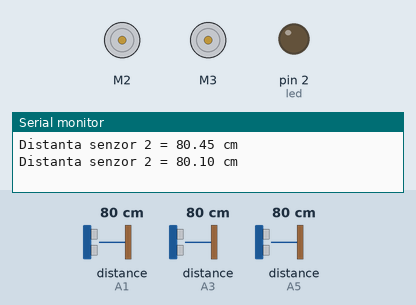
Simulated run of this sketch. Board: Arduino Uno, built with avr-gcc and run on an emulated ATmega328P. Parts: 2 × DC motor (green arrow = forward, orange = backward, longer = faster), output pins drawn as LEDs (lit = HIGH), the last lines printed to the serial monitor. Wiring (inferred from the names in the program): ultrasonic range finder: trigger A2; echo A3. The inputs (shaded band) are chosen by the test bench; at power-on: distance to the obstacle (sensors on A3, A1, A5) 80 cm. The echo pulse lasts 58.3 µs per cm; pins used as bus, display or sensor lines are not drawn.

Above: at 1.8 s.
1.9 s: distance to the obstacle (sensor on A3) set to 14 cm
4.2 s: distance to the obstacle (sensor on A3) set to 11 cm
At 6.6 s:
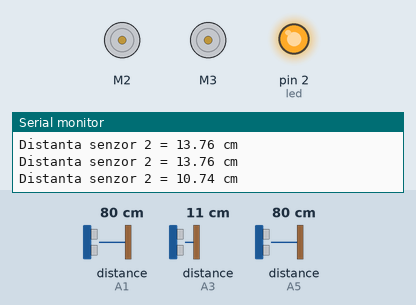
At 10.9 s:
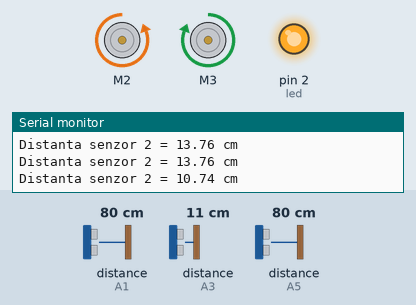
15.6 s: distance to the obstacle (sensor on A3) set to 7 cm
At 17.3 s:
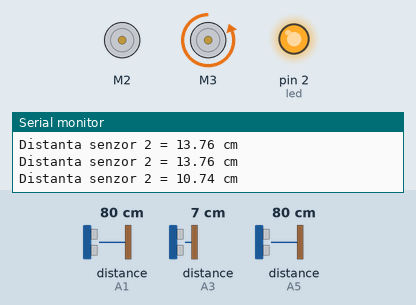
19.0 s: distance to the obstacle (sensor on A3) set to 9 cm
Timing chart, 0 to 22.0 s (numbered marks = the images above; inputs shaded):
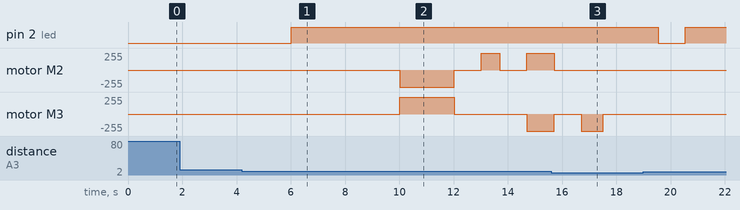

Measured:
- the behaviour switches between 13 and 12 cm on distance to the obstacle (sensor on A3) (found by bisection; images 0 and 1)
- the behaviour switches between 9 and 8 cm on distance to the obstacle (sensor on A3) (found by bisection; images 2 and 3)
- after the input at 4.2 s, pin 2 (led): LOW → HIGH after 1.8 s; motor M2: stopped → backward 255/255 after 5.8 s, → stopped 2.0 s later, → forward 255/255 1.0 s later, → stopped 0.68 s later, … (5 changes in this stretch); motor M3: stopped → forward 255/255 after 5.8 s, → stopped 2.0 s later, → backward 255/255 2.7 s later

The sketch:

Self_Parking_Arduino_Car.ino
```cpp
//Libraria folosita pentru Shield-ul Motor
#include<AFMotor.h>

//Declaram cele doua motoare (Folosim 2 si 3)
AF_DCMotor motor2(2);
AF_DCMotor motor3(3);


const int TRIGGER_PIN = A0;
const int ECHO_PIN = A1;

const int TRIGGER_PIN2 = A2;
const int ECHO_PIN2 = A3;

const int TRIGGER_PIN3 = A4;
const int ECHO_PIN3 = A5;

int led = 2;


void setup() {
  motor2.setSpeed(255);
  motor3.setSpeed(255);

  Serial.begin(9600);
  pinMode (TRIGGER_PIN, OUTPUT);
  pinMode (ECHO_PIN, INPUT);
  pinMode (TRIGGER_PIN2, OUTPUT);
  pinMode (ECHO_PIN2, INPUT);
  pinMode (TRIGGER_PIN3, OUTPUT);
  pinMode (ECHO_PIN3, INPUT);

  pinMode(led, OUTPUT); // Declare the LED as an output

}

void loop() {
  unsigned long duration,duration2,duration3;
  float distance,distance2,distance3;
//
//  //Ultrasonic 1 ( In fata)
//  digitalWrite(TRIGGER_PIN, HIGH);
//  delayMicroseconds(1000);
//  digitalWrite(TRIGGER_PIN, LOW);
//  duration = pulseIn (ECHO_PIN, HIGH);
//  distance = (duration / 2.0) / 29.0;
//  Serial.print("Distanta senzor 1 = ");
//  Serial.print(distance);
//  Serial.println(" cm");
//  delay(1000);

  //Ultrasonic 2 (In lateral)
  digitalWrite(TRIGGER_PIN2, HIGH);
  delayMicroseconds(1000);
  digitalWrite(TRIGGER_PIN2, LOW);
  duration2 = pulseIn (ECHO_PIN2, HIGH);
  distance2 = (duration2 / 2.0) / 29.0;
  Serial.print("Distanta senzor 2 = ");
  Serial.print(distance2);
  Serial.println(" cm");
  delay(1000);

//  //Ultrasonic 3 (In spate)
//  digitalWrite(TRIGGER_PIN3, HIGH);
//  delayMicroseconds(1000);
//  digitalWrite(TRIGGER_PIN3, LOW);
//  duration3 = pulseIn (ECHO_PIN3, HIGH);
//  distance3 = (duration3 / 2.0) / 29.0;
//  Serial.print("Distanta senzor 3 = ");
//  Serial.print(distance3);
//  Serial.println(" cm");
//  delay(1000);

  if(distance2 < 12 && distance2 > 8){
      digitalWrite(led, HIGH); // Turn the LED on

      delay(4000);

         //MERGI INAINTE
        motor2.run(BACKWARD);
        motor3.run(FORWARD);
        delay(2000);
        motor2.run(RELEASE);
        motor3.run(RELEASE);
        delay(1000);

        //parcheaza
   //manevra1
  motor2.run(FORWARD);
  delay(680);
  motor2.run(RELEASE);
  delay(1000);

   //manevra2 -> mergi inapoi
  motor2.run(FORWARD);
  motor3.run(BACKWARD);
  delay(1000);
  motor2.run(RELEASE);
  motor3.run(RELEASE);
  delay(1000);

  // manevra3
  motor3.run(BACKWARD);
  delay(820);
  motor3.run(RELEASE);
  motor2.run(RELEASE);
  delay(1000);
//
//  // manevra 4 -> mergi inainte 12cm
//  motor2.run(BACKWARD);
//  motor3.run(FORWARD);
//  delay(400);
//  motor3.run(RELEASE);
//  motor2.run(RELEASE);
//  delay(1000);

  //Citeste distantele de la cei doi senzori

  //Ultrasonic 1 ( In fata)
  digitalWrite(TRIGGER_PIN, HIGH);
  delayMicroseconds(1000);
  digitalWrite(TRIGGER_PIN, LOW);
  duration = pulseIn (ECHO_PIN, HIGH);
  distance = (duration / 2.0) / 29.0;
//  Serial.print("Distanta senzor 1 = ");
//  Serial.print(distance);
//  Serial.println(" cm");
  //delay(1000);

    //Ultrasonic 3 (In spate)
  digitalWrite(TRIGGER_PIN3, HIGH);
  delayMicroseconds(1000);
  digitalWrite(TRIGGER_PIN3, LOW);
  duration3 = pulseIn (ECHO_PIN3, HIGH);
  distance3 = (duration3 / 2.0) / 29.0;
//  Serial.print("Distanta senzor 3 = ");
//  Serial.print(distance3);
//  Serial.println(" cm");
  //delay(1000);

  if(distance > distance3){
    //MERGI INAINTE

    float distantaDeParcurs = (distance - distance3)/2;
    float timpulDeParcurgere = distantaDeParcurs * 33.3;
        motor2.run(BACKWARD);
        motor3.run(FORWARD);
        delay(timpulDeParcurgere);
        motor2.run(RELEASE);
        motor3.run(RELEASE);
        delay(1000);
  }else if(distance < distance3){

   float distantaDeParcurs = (distance3 - distance)/2;
   float timpulDeParcurgere = distantaDeParcurs * 33.3;
        motor2.run(BACKWARD);
        motor3.run(FORWARD);
        delay(timpulDeParcurgere);
        motor2.run(RELEASE);
        motor3.run(RELEASE);
        delay(1000);
  }


  }else{
    digitalWrite(led, LOW); // Turn the LED on
  }
}
```
